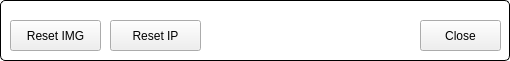
  <widget class="QGroupBox" name="GBClose">
   <property name="geometry">
    <rect>
     <x>10</x>
     <y>580</y>
     <width>510</width>
     <height>61</height>
    </rect>
   </property>
   <property name="styleSheet">
    <string notr="true">QGroupBox {
	background-color: rgb(255, 255, 255);
    border: 1px solid black;
    border-radius: 5px;
    margin-top: 0.5em;
}

QGroupBox::title {
    subcontrol-origin: margin;
    left: 10px;
    padding: 0 3px 0 3px;
}</string>
   </property>
   <property name="title">
    <string/>
   </property>
   <widget class="QEPushButton" name="btnReset">
    <property name="geometry">
     <rect>
      <x>10</x>
      <y>20</y>
      <width>91</width>
      <height>31</height>
     </rect>
    </property>
    <property name="text">
     <string>Reset IMG</string>
    </property>
    <property name="variable" stdset="0">
     <string>SR-VA-IMG:reset</string>
    </property>
   </widget>
   <widget class="QEPushButton" name="btnClose">
    <property name="geometry">
     <rect>
      <x>420</x>
      <y>20</y>
      <width>81</width>
      <height>31</height>
     </rect>
    </property>
    <property name="text">
     <string>Close</string>
    </property>
   </widget>
   <widget class="QEPushButton" name="btnResetIP">
    <property name="geometry">
     <rect>
      <x>110</x>
      <y>20</y>
      <width>91</width>
      <height>31</height>
     </rect>
    </property>
    <property name="text">
     <string>Reset IP</string>
    </property>
    <property name="variable" stdset="0">
     <string>SR-VA-IP:resetInterlocks</string>
    </property>
   </widget>
  </widget>
